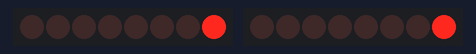
Bench run of a sketch on a simulated Arduino Uno, built with avr-gcc and run on an emulated ATmega328P. On the bench: 2 × 8 shift-register outputs drawn as a row of LEDs (first output left, lit = HIGH). Wiring (inferred from the names in the program): 2 × shift register (74HC595): data pin 10, shift clock pin 12, latch pin 11 / data pin 7, shift clock pin 9, latch pin 8. Wiring (inferred from the signals the program sends): 2 × row of LEDs: on Q0, Q1, Q2, Q3, Q4, Q5, Q6, Q7 / on Q0, Q1, Q2, Q3, Q4, Q5, Q6, Q7.

Above: at 0.1 s.
At 5.1 s:
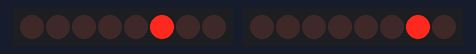
At 10.1 s:
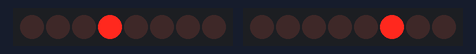
At 20.1 s:
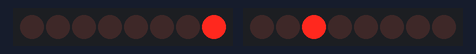
At 30.1 s:
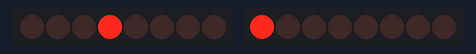
At 39.75 s:
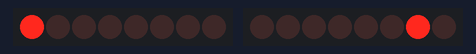
Timing chart, 0 to 40.0 s (numbered marks = the images above):
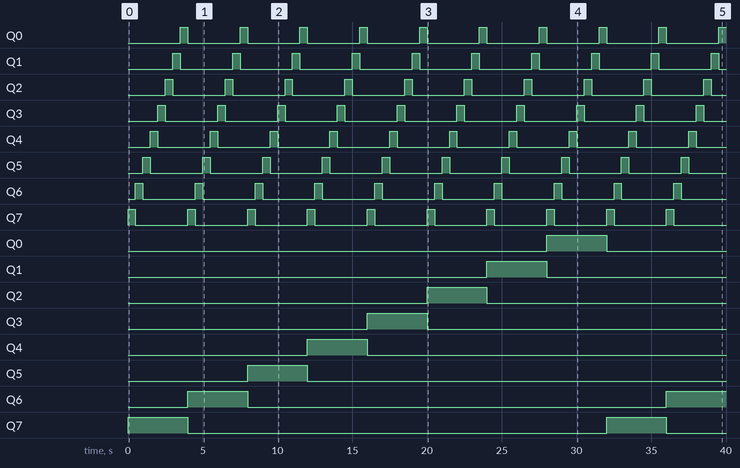

Measured:
- by itself, Q0–7: alternates HIGH for 0.50 s and LOW for 3.5 s
- by itself, Q0: LOW → HIGH at 28.0 s, → LOW 4.0 s later
- by itself, Q1: LOW → HIGH at 24.0 s, → LOW 4.0 s later
- by itself, Q2: LOW → HIGH at 20.0 s, → LOW 4.0 s later
- by itself, Q3: LOW → HIGH at 16.0 s, → LOW 4.0 s later
- by itself, Q4: LOW → HIGH at 12.0 s, → LOW 4.0 s later
- by itself, Q5: LOW → HIGH at 8.0 s, → LOW 4.0 s later
- by itself, Q6: LOW → HIGH at 4.0 s, → LOW 4.0 s later, → HIGH 28.0 s later

The sketch:

P8_Matriz_y_74HC595.ino
```cpp
int CLOCK_1 = 12;
int LATCH_1 = 11;
int DATA_1 = 10;

int CLOCK_2 = 9;
int LATCH_2 = 8;
int DATA_2 = 7;


const byte numeros[8] =
{
  0b00000001,
  0b00000010,
  0b00000100,
  0b00001000,
  0b00010000,
  0b00100000,
  0b01000000,
  0b10000000,
};

const byte numeros_2[8] =
{
  0b11111110,
  0b11111101,
  0b11111011,
  0b11110111,
  0b11101111,
  0b11011111,
  0b10111111,
  0b01111111
};

void setup()
{
  pinMode(LATCH_1, OUTPUT);
  pinMode(CLOCK_1, OUTPUT);
  pinMode(DATA_1, OUTPUT);

  pinMode(LATCH_2, OUTPUT);
  pinMode(CLOCK_2, OUTPUT);
  pinMode(DATA_2, OUTPUT);

}

void loop()
{

  for (int i = 0; i < 8; i++)
  {
     digitalWrite(LATCH_2, LOW);
     shiftOut(DATA_2, CLOCK_2, LSBFIRST, numeros_2[i]);
     digitalWrite(LATCH_2, HIGH);

    for (int j = 0; j < 8; j++)
    {

      digitalWrite(LATCH_1, LOW);
      shiftOut(DATA_1, CLOCK_1, LSBFIRST, numeros[j]);
      digitalWrite(LATCH_1, HIGH);
      delay(500);
    }
  }

}
```
